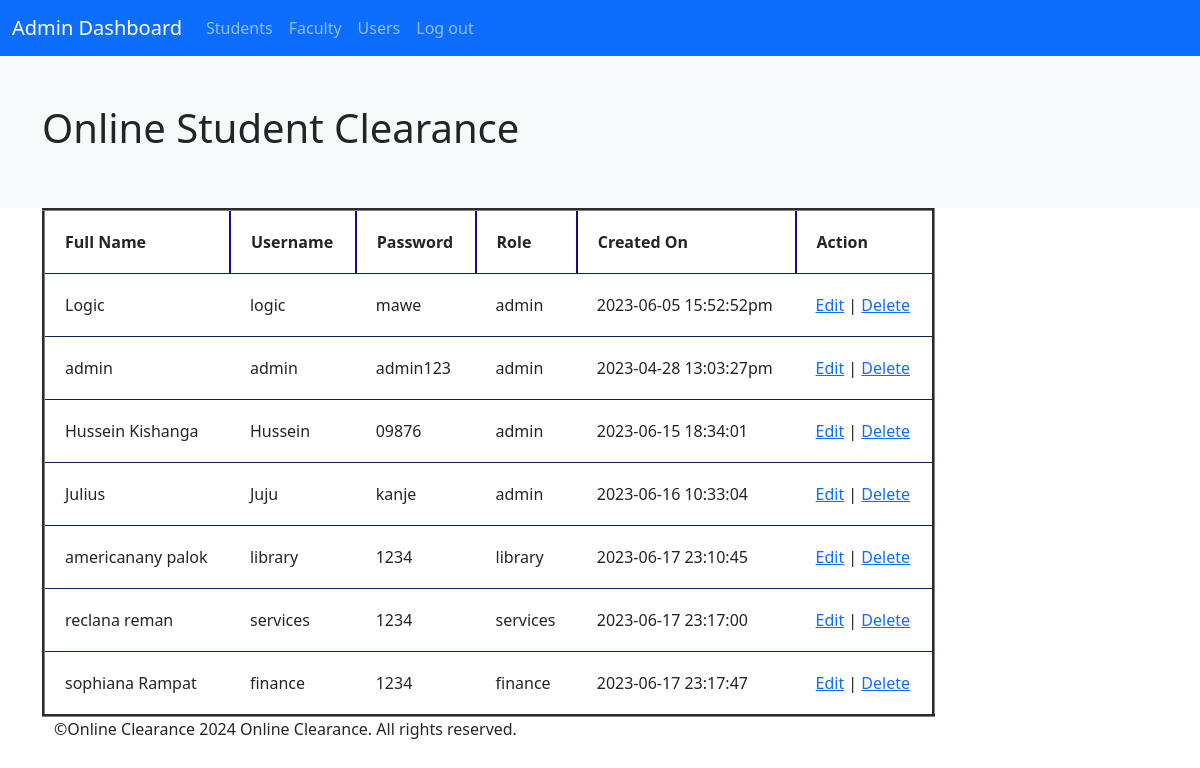
The page /users.php on the database its author committed.
### tables this page shows
CREATE TABLE `users` (
  `id` int(6) NOT NULL,
  `fullname` varchar(50) NOT NULL,
  `username` varchar(30) NOT NULL,
  `password` varchar(255) NOT NULL,
  `created_on` varchar(30) DEFAULT NULL,
  `role` varchar(30) NOT NULL
);

### users.php (the view, shortened to what this page needs)
<html>
<head>
	<link rel="stylesheet" type="text/css" href="bootstrap.css">
    <link rel="stylesheet" type="text/css" href="table.css">
    <link rel="stylesheet" type="text/css" href="footer.css">
</head>
<body>
	<header>
		<nav class="navbar navbar-expand-lg navbar-dark bg-primary">
			<div class="container-fluid">
				<a class="navbar-brand" href="#">Admin Dashboard</a>
				<div class="collapse navbar-collapse" id="navbarNav">
					<ul class="navbar-nav">
						<li class="nav-item">
							<a class="nav-link" href="#">Students</a>
						</li>
						<li class="nav-item">
							<a class="nav-link" href="faculty.php">Faculty</a>
						</li>
						<li class="nav-item">
							<a class="nav-link" href="users.php">Users</a>
						</li>
						<li class="nav-item">
							<a class="nav-link" href="logout.php">Log out</a>
						</li>
					</ul>
				</div>
			</div>
		</nav>
	</header>
	<section id="hero" class="bg-light">
		<div class="container py-5">
			<div class="row">
				<div class="col-md-8">
					<h1>Online Student Clearance</h1>
				</div>
			</div>
		</div>
	</section>
    <footer>
        <div class="container">
</body>
</html>
<?php
$servername = "localhost";
$username = "root";
$password = "";
$dbname = "clearancedb";
$conn = mysqli_connect($servername, $username, $password, $dbname);
function getUsers($conn) {
    $query = "SELECT * FROM users";
    $result = mysqli_query($conn, $query);
    $users = array();
    if (mysqli_num_rows($result) > 0) {
        while ($row = mysqli_fetch_assoc($result)) {
            $users[] = $row;
        }
    }
    return $users;
}
function displayUsers($users) {
    echo ' <div class ="table-container">
            <table border=3.5 class="user-table">
            <tr>
                <th class="column-separation">Full Name</th>
                <th class="column-separation">Username</th>
                <th class="column-separation">Password</th>
                <th class="column-separation">Role</th>
                <th class="column-separation">Created On</th>
                <th>Action</th>
            </tr>';
    foreach ($users as $user) {
        echo '<tr>
                <td>'.$user['fullname'].'</td>
                <td>'.$user['username'].'</td>
                <td>'.$user['password'].'</td>
                <td>'.$user['role'].'</td>
                <td>'.$user['created_on'].'</td>
                <td>
                    <a href="edit.php?id='.$user['id'].'">Edit</a> |
                    <a href="delete.php?id='.$user['id'].'">Delete</a>
                </td>
            </tr>';
    }
    echo '</table>
            </div>';
}
$users = getUsers($conn);
displayUsers($users);
?>
<footer>
    <div class="container">
        <p>&copyOnline Clearance <?php echo date("Y"); ?> Online Clearance. All rights reserved.</p>
</div>
</footer>

### table.css (style rules this page uses)
.user-table { border-collapse: collapse; width: 80%; }
.user-table th, .user-table td { padding: 20px; text-align: left; border-bottom: 1px solid #062058; }
.column-separation { border-right: 2px solid #170993; }

### users.php (style rules this page uses)
body { background-color: white; }

### rows shown on the page
users: fullname "Logic", username "logic", password "mawe", role "admin", created_on "2023-06-05 15:52:52pm"
users: fullname "admin", username "admin", password "admin123", role "admin", created_on "2023-04-28 13:03:27pm"
users: fullname "Hussein Kishanga", username "Hussein", password "09876", role "admin", created_on "2023-06-15 18:34:01"
users: fullname "Julius", username "Juju", password "kanje", role "admin", created_on "2023-06-16 10:33:04"
users: fullname "americanany palok", username "library", password "1234", role "library", created_on "2023-06-17 23:10:45"
users: fullname "reclana reman", username "services", password "1234", role "services", created_on "2023-06-17 23:17:00"
users: fullname "sophiana Rampat", username "finance", password "1234", role "finance", created_on "2023-06-17 23:17:47"
